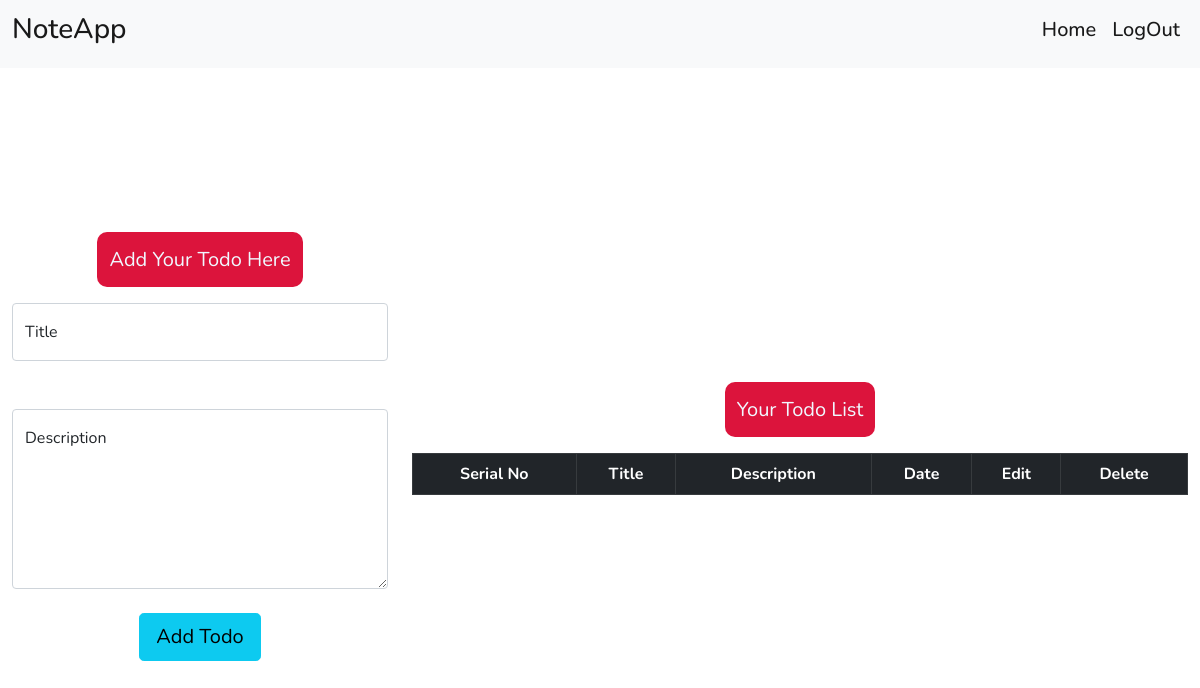
Page / (signed in) on the earlier database version.
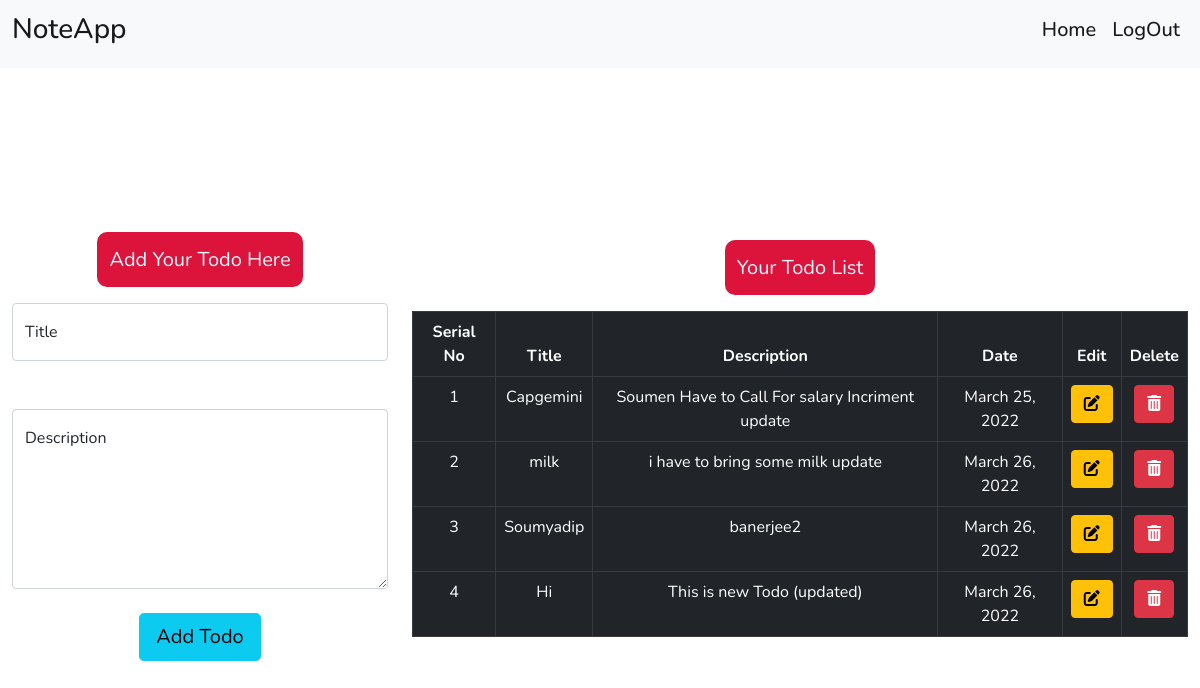
Same page on the later database version.
### noteapp/models.py (models this page shows, shortened)
class Notes(models.Model):
    title = models.CharField(max_length=100,blank=False,null=False)
    description = models.TextField(max_length=250,blank=False,null=False)
    date = models.DateField(auto_now_add=True)

### noteapp/views.py (the view)
# urls.py: path('', views.home , name='home'),
def home(request):
    if request.user.is_authenticated:
        if request.method == 'POST':
            input1 = request.POST['title']
            input2 = request.POST['description']
            Notes.objects.create(title = input1 , description = input2 )
            messages.success(request,'Note Added Successfully..')
            return redirect('home')
        obj = Notes.objects.all()
        context = {'tasks':obj , 'login': True}
        return render(request , 'home.html',context)
    else:
        return render(request , 'home.html')

### templates/home.html (shortened to what this page needs)
<!doctype html>
<html lang="en">
<head>
  <link href="https://cdn.jsdelivr.net/npm/bootstrap@5.0.2/dist/css/bootstrap.min.css" rel="stylesheet"
>
  <link rel="stylesheet" href="https://cdnjs.cloudflare.com/ajax/libs/font-awesome/6.1.1/css/all.min.css">
</head>
<body>
  <nav class="navbar navbar-expand-lg navbar-light bg-light">
    <div class="container-fluid">
      <a class="navbar-brand" href="#"><h3>NoteApp</h3></a>
      <div class="collapse navbar-collapse justify-content-end" id="navbarNav">
        <ul class="navbar-nav">
          {% if request.user.is_authenticated %}
          <li class="nav-item">
            <a class="nav-link active " aria-current="page" href="{% url 'home' %}"><h5>Home</h5></a>
          </li>
          <li class="nav-item">
            <a class="nav-link active" href="{% url 'logout' %}"><h5>LogOut</h5></a>
          </li>
          {% endif %}
        </ul>
      </div>
    </div>
  </nav>
  <div class="container-fluid">
    <div class="row align-items-center" style="height: 80vh;">
      <div class="col-md-4 col-sm-4 mt-4">
        <div class="text-center mb-3">
          <button class="btn btn-lg"
            style="background-color: crimson; color: aliceblue; border-radius: 10px; padding: 0.7rem;">Add Your Todo
            Here</button>
        </div>
        <form action="" method="POST">
          <div class="form-floating mb-5">
            <input class="form-control" name="title" placeholder="Add your Title Here" id="floatingTitle"
              value="{{title}}" onfocus=" let value = this.value; this.value = null; this.value=value" required></input>
            <label for="floatingTitle">Title</label>
          </div>
          <div class="form-floating ">
            <textarea class="form-control description" name="description" placeholder="Add your Description"
              id="floatingTextarea">{{description}}</textarea>
            <label for="floatingTextarea">Description</label>
          </div>
          {% if title %}
          <div class="text-center mt-4">
            <button class="btn btn-lg btn-info">Update Todo</button>
          </div>
          {% else %}
          <div class="text-center mt-4">
            <button class="btn btn-lg btn-info">Add Todo</button>
          </div>
          {%endif%}
        </form>
      </div>
      <div class="col-md-8 col-sm-8 mt-4">
        <div class="text-center mb-3">
          {% if request.user.is_authenticated %}
          <button class="btn btn-lg"
            style="background-color: crimson; color: aliceblue; border-radius: 10px; padding: 0.7rem;">Your Todo List
          </button>
        </div>
        <table class=" table table-dark table-bordered table-responsive text-center table-hover">
          <thead>
            <tr>
              <th>Serial No</th>
              <th>Title</th>
              <th>Description</th>
              <th>Date</th>
              <th>Edit</th>
              <th>Delete</th>
            </tr>
          </thead>
          <tbody>
            {% for task in tasks%}
            <tr>
              <td>{{forloop.counter}}</td>
              <td>{{task.title}}</td>
              <td>{{task.description}}</td>
              <td>{{task.date}}</td>
              <td><a href="{% url 'edit' task.id %}" class="btn btn-warning" onclick="PosEnd(floatingTitle);"><i class="fa-solid fa-pen-to-square"></i></a></td>
              <td><a href="{% url 'delete' task.id %}" class="btn btn-danger"><i class="fa-solid fa-trash-can"></i></a></td>
            </tr>
            {%endfor%}
          </tbody>
        </table>
        {%else%}
        <h4 style="color: crimson; font-size:xx-large;">Please make an account or login Your Account to Add Notes</h4>
        {%endif%}
      </div>
    </div>
  </div>
</body>
</html>

### templates/home.html (style rules this page uses)
body { font-family: 'Nunito', sans-serif; }
textarea { height: 180px !important; }

Differences in the rows shown:
added Notes: title "Capgemini", description "Soumen Have to Call For salary Incriment update", date "March 25, 2022"
added Notes: title "milk", description "i have to bring some milk update", date "March 26, 2022"
added Notes: title "Soumyadip", description "banerjee2", date "March 26, 2022"
added Notes: title "Hi", description "This is new Todo (updated)", date "March 26, 2022"
